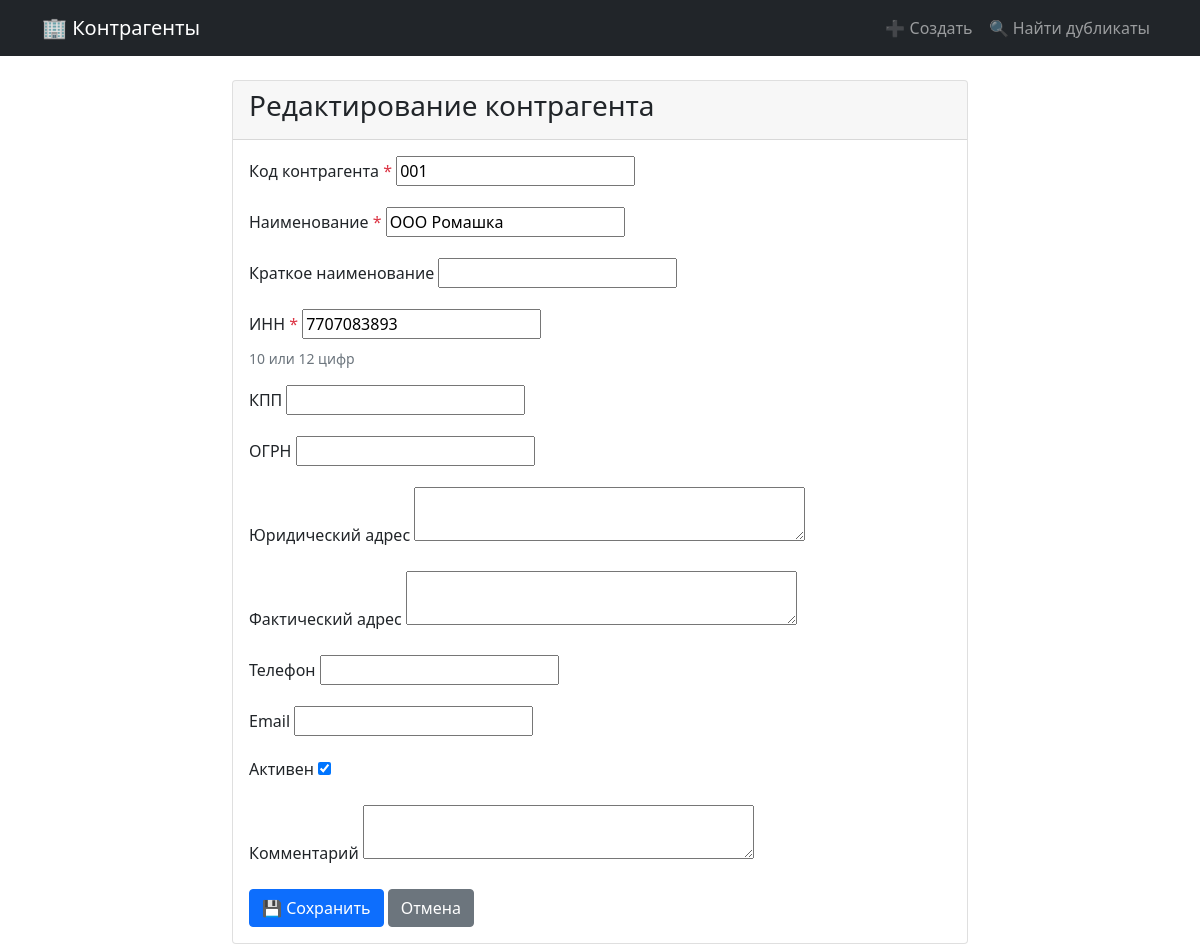
Page /1/edit/ on the committed database.
### counterparties/models.py (models this page shows, shortened)
class Counterparty(models.Model):
    code = models.CharField('Код контрагента', max_length=20, unique=True)
    name = models.CharField('Наименование', max_length=200)
    short_name = models.CharField('Краткое наименование', max_length=100, blank=True)
    inn = models.CharField(
        'ИНН', max_length=12,
        validators=[RegexValidator(r'^\d{10}$|^\d{12}$', '10 или 12 цифр')],
        help_text='10 или 12 цифр'
    )
    kpp = models.CharField('КПП', max_length=9, blank=True)
    ogrn = models.CharField('ОГРН', max_length=13, blank=True)
    legal_address = models.TextField('Юридический адрес', blank=True)
    actual_address = models.TextField('Фактический адрес', blank=True)
    phone = models.CharField('Телефон', max_length=20, blank=True)
    email = models.EmailField('Email', blank=True)
    is_active = models.BooleanField('Активен', default=True)
    is_marked_for_deletion = models.BooleanField('Помечен на удаление', default=False)
    comment = models.TextField('Комментарий', blank=True)
    created_at = models.DateTimeField('Дата создания', auto_now_add=True)
    updated_at = models.DateTimeField('Дата обновления', auto_now=True)
    class Meta:
        verbose_name = 'Контрагент'
        verbose_name_plural = 'Контрагенты'
        ordering = ['name']

### counterparties/views.py (the view)
# urls.py: path('<int:pk>/edit/', views.counterparty_edit, name='counterparty_edit'),
def counterparty_edit(request, pk):
    counterparty = get_object_or_404(Counterparty, pk=pk)
    if request.method == 'POST':
        form = CounterpartyForm(request.POST, instance=counterparty)
        if form.is_valid():
            counterparty = form.save()
            messages.success(request, f'Контрагент "{counterparty.name}" обновлен!')
            return redirect('counterparties:counterparty_detail', pk=counterparty.pk)
    else:
        form = CounterpartyForm(instance=counterparty)
    return render(request, 'counterparties/counterparty_form.html',
                  {'form': form, 'title': 'Редактирование контрагента'})

### counterparties/forms.py (shortened to what this page needs)
class CounterpartyForm(forms.ModelForm):
    class Meta:
        model = Counterparty
        fields = ['code', 'name', 'short_name', 'inn', 'kpp', 'ogrn',
                  'legal_address', 'actual_address', 'phone', 'email',
                  'is_active', 'comment']
        widgets = {
            'legal_address': forms.Textarea(attrs={'rows': 2}),
            'actual_address': forms.Textarea(attrs={'rows': 2}),
            'comment': forms.Textarea(attrs={'rows': 2}),
        }

### counterparties/templates/counterparties/counterparty_form.html (shortened to what this page needs)
{% extends 'counterparties/base.html' %}
{% block content %}
<div class="row justify-content-center">
    <div class="col-md-8">
        <div class="card">
            <div class="card-header"><h3>{{ title }}</h3></div>
            <div class="card-body">
                <form method="post">
                    {% for field in form %}
                    <div class="mb-3">
                        <label for="{{ field.id_for_label }}" class="form-label">
                            {{ field.label }}
                            {% if field.field.required %}<span class="text-danger">*</span>{% endif %}
                        </label>
                        {{ field }}
                        {% if field.help_text %}
                            <div class="form-text text-muted">{{ field.help_text }}</div>
                        {% endif %}
                    </div>
                    {% endfor %}
                    <button type="submit" class="btn btn-primary">💾 Сохранить</button>
                    <a href="{% url 'counterparties:counterparty_list' %}" class="btn btn-secondary">Отмена</a>
                </form>
            </div>
        </div>
    </div>
</div>
{% endblock %}

### rows in the picture
Counterparty: form "001" "ООО Ромашка" "7707083893" "☑"

### other values in the picture
{{ title }} "Редактирование контрагента"
{{ field.label }} "Код контрагента" "Наименование" "Краткое наименование" "ИНН" "КПП" "ОГРН" "Юридический адрес" "Фактический адрес" "Телефон" "Email" "Активен" "Комментарий"
{{ field.help_text }} "10 или 12 цифр"
